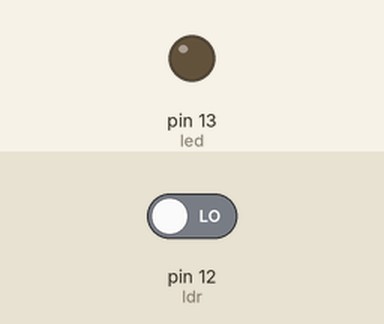
The sketch below on a simulated Arduino Uno, built with avr-gcc and run on an emulated ATmega328P. Parts: output pins drawn as LEDs (lit = HIGH). The test bench sets the inputs (shaded band); at power-on: pin 12 (ldr) LOW.

Above: at 1.2 s.
1.3 s: pin 12 (ldr) driven HIGH
At 1.9 s:
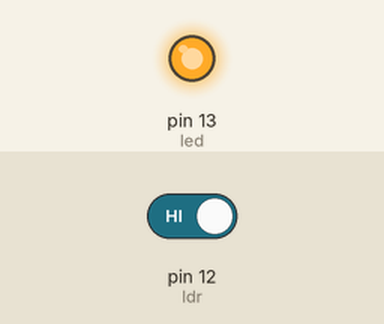
2.8 s: pin 12 (ldr) driven LOW
At 4.2 s:
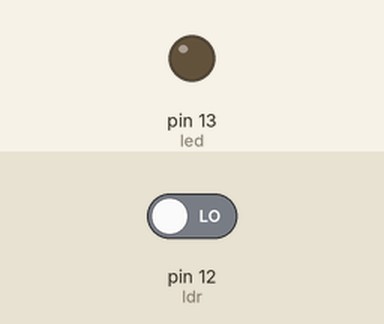
Timing chart, 0 to 5.8 s (numbered marks = the images above; inputs shaded):
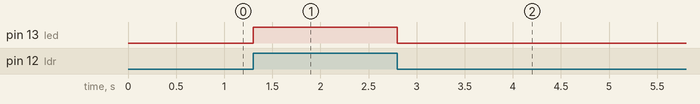

The sketch:

lesson_4_digitalReadldr.ino
```cpp
int ldr = 12;
int led = 13;
void setup() {
pinMode (ldr,INPUT);
pinMode (led,OUTPUT);
}

void loop() {
int i = 0;
i = digitalRead (ldr);
digitalWrite (led , i);
}
```

Measured:
- after the input at 1.3 s, pin 13 (led): LOW → HIGH at once
- after the input at 2.8 s, pin 13 (led): HIGH → LOW at once
